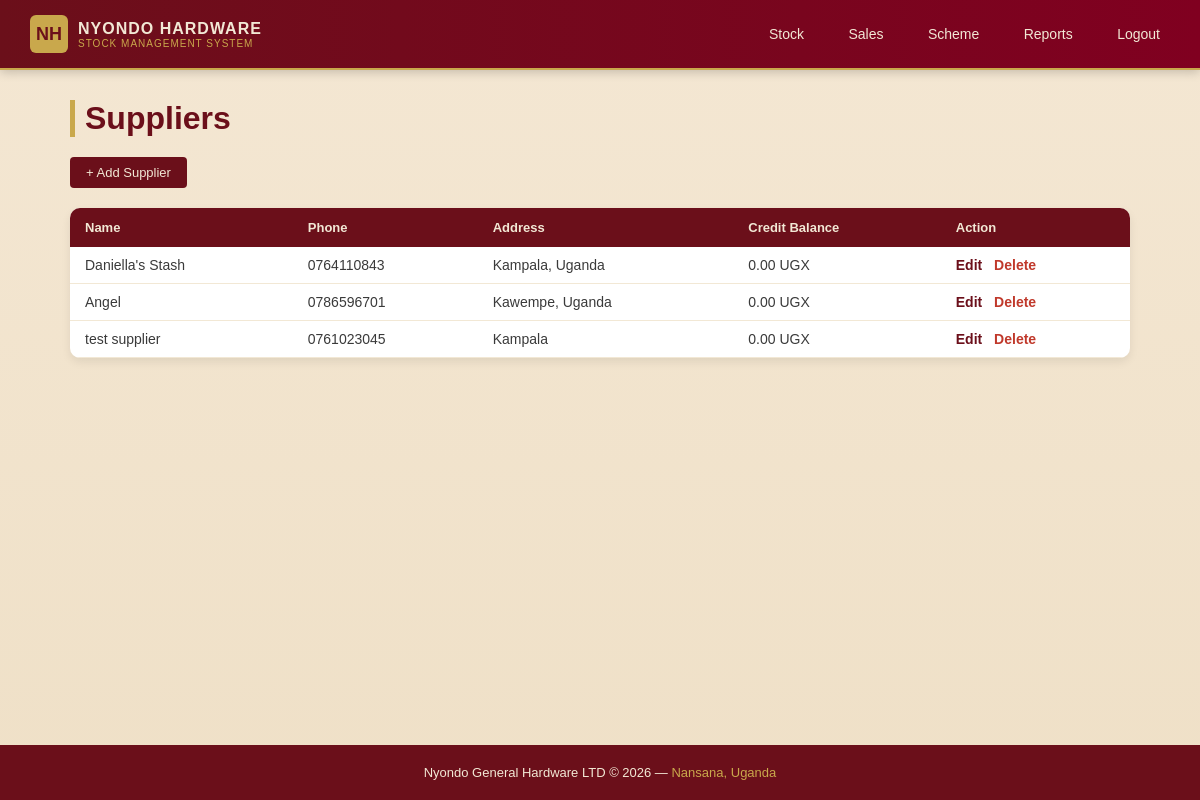
The app's page /stock/suppliers/ (signed in), older data.
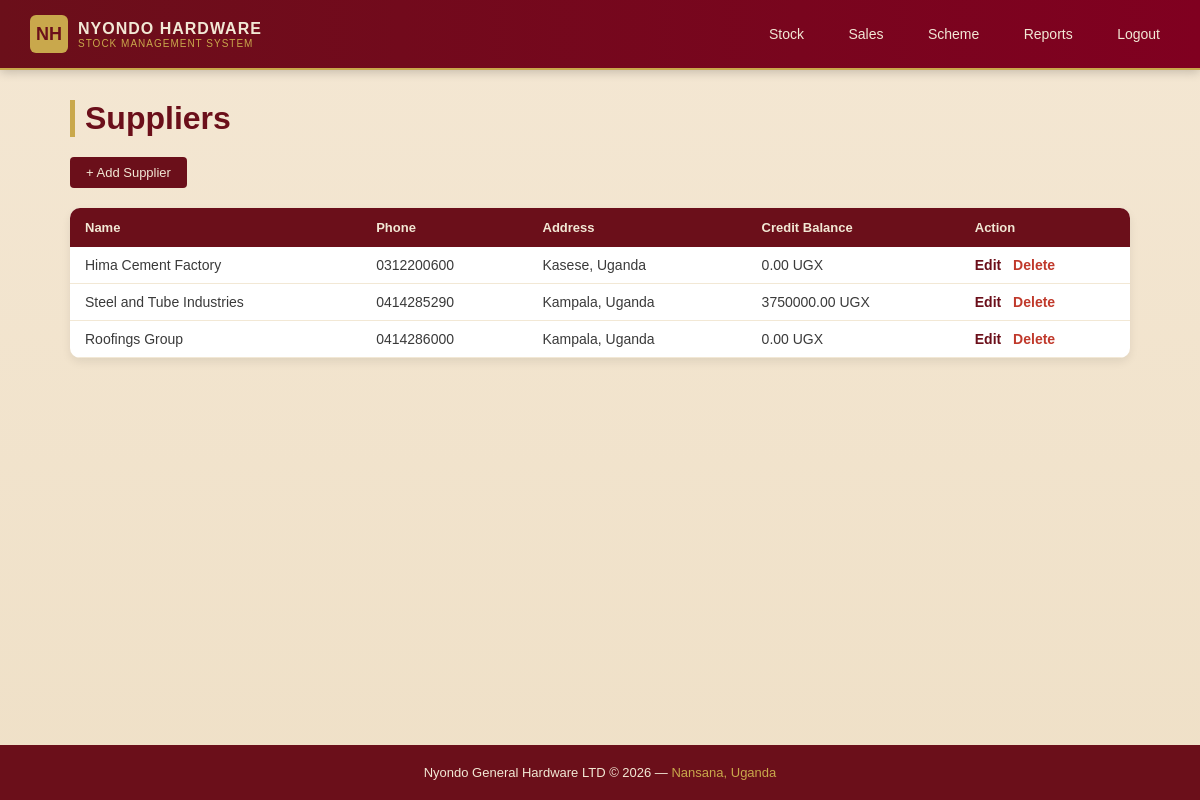
The same page, newer data.
### stock/models.py (models this page shows, shortened)
class Supplier(models.Model):
    name = models.CharField(max_length=200)
    phone = models.CharField(max_length=20)
    address = models.TextField(blank=True)
    credit_balance = models.DecimalField(max_digits=12, decimal_places=2, default=0)
    product_delivered = models.CharField(max_length=200, blank=True)
    due_date         = models.DateField(null=True, blank=True)
    created_at = models.DateTimeField(auto_now_add=True)

### accounts/decorators.py (the view, shortened to what this page needs)
        def wrapper(request, *args, **kwargs):
            if not request.user.is_authenticated:
                return redirect('/login/')
            if request.user.is_superuser:
                return view_func(request, *args, **kwargs)

### stock/views.py (called while the page is built)
@role_required('manager')
def supplier_list(request):
    suppliers = Supplier.objects.all()
    return render(request, 'stock/supplier_list.html', {'suppliers': suppliers})

### stock/templates/stock/supplier_list.html (shortened to what this page needs)
{% extends 'base.html' %}
{% block content %}
    <h1>Suppliers</h1>
    <div class="action-bar">
        <a href="{% url 'supplier_add' %}">+ Add Supplier</a>
    </div>
    <table>
        <thead>
            <tr>
                <th>Name</th>
                <th>Phone</th>
                <th>Address</th>
                <th>Credit Balance</th>
                <th>Action</th>
            </tr>
        </thead>
        <tbody>
            {% for supplier in suppliers %}
            <tr>
                <td>{{ supplier.name }}</td>
                <td>{{ supplier.phone }}</td>
                <td>{{ supplier.address }}</td>
                <td>{{ supplier.credit_balance }} UGX</td>
                <td>
                    <a class="action-edit" href="{% url 'supplier_edit' supplier.pk %}">Edit</a>
                    <a class="action-delete" href="{% url 'supplier_delete' supplier.pk %}">Delete</a>
                </td>
            </tr>
            {% empty %}
            <tr>
                <td colspan="5">No suppliers yet.</td>
            </tr>
            {% endfor %}
        </tbody>
    </table>
{% endblock %}

### templates/base.html (shortened to what this page needs)
<!doctype html>
<html lang="en">
  <head>
<link rel="stylesheet" href="https://cdn.jsdelivr.net/npm/bootstrap-icons@1.11.0/font/bootstrap-icons.css">
</head>
  <body>
    {% if request.user.is_authenticated %}
    <nav class="navbar">
      <a
        href="
{% if request.user.is_superuser %}
    {% url 'stock_dashboard' %}
{% elif request.user.profile.role == 'manager' %}
    {% url 'stock_dashboard' %}
{% elif request.user.profile.role == 'attendant' %}
    {% url 'sales_dashboard' %}
{% elif request.user.profile.role == 'accounts' %}
    {% url 'reports_dashboard' %}
{% endif %}
"
        class="logo"
      >
        <div class="logo-icon">NH</div>
        <div class="logo-text">
          <span class="logo-name">NYONDO HARDWARE</span>
          <span class="logo-tagline">STOCK MANAGEMENT SYSTEM</span>
        </div>
      </a>
      <div class="nav-links">
        {% if request.user.is_superuser %}
        <a href="{% url 'stock_dashboard' %}">Stock</a>
        <a href="{% url 'sale_list' %}">Sales</a>
        <a href="{% url 'scheme_customer_list' %}">Scheme</a>
        <a href="{% url 'reports_dashboard' %}">Reports</a>
        {% elif request.user.profile.role == 'manager' %}
        <a href="{% url 'stock_dashboard' %}">Stock</a>
        {% elif request.user.profile.role == 'attendant' %}
        <a href="{% url 'sale_list' %}">Sales</a>
        <a href="{% url 'stock_dashboard' %}">Check Stock</a>
        {% elif request.user.profile.role == 'accounts' %}
        <a href="{% url 'scheme_customer_list' %}">Scheme</a>
        <a href="{% url 'reports_dashboard' %}">Reports</a>
        {% endif %}
        <a href="{% url 'logout' %}">Logout</a>
      </div>
    </nav>
    {% endif %}
    <div class="container">{% block content %} {% endblock %}</div>
    <footer class="footer">
      <p>
        Nyondo General Hardware LTD &copy; 2026 — <span>Nansana, Uganda</span>
      </p>
    </footer>
  </body>
</html>

### templates/base.html (style rules this page uses)
* { margin: 0; padding: 0; box-sizing: border-box; }
body { font-family: Arial, sans-serif; background: linear-gradient(to bottom, #f4e7d3, #efe0c7); color: #6b0f1a; min-height: 100vh; display: flex; flex-direction: column; }
.navbar { background: linear-gradient(to right, #6b0f1a, #800020); box-shadow: 0 2px 10px rgba(0, 0, 0, 0.2); border-bottom: 2px solid #c9a84c; padding: 15px 30px; display: flex; justify-content: space-between; align-items: center; }
.logo { display: flex; align-items: center; gap: 10px; text-decoration: none; }
.logo-icon { width: 38px; height: 38px; background-color: #c9a84c; color: #6b0f1a; font-size: 18px; font-weight: bold; display: flex; align-items: center; justify-content: center; border-radius: 6px; }
.logo-text { display: flex; flex-direction: column; }
.logo-name { color: #f2e8d5; font-size: 16px; font-weight: bold; letter-spacing: 1px; }
.logo-tagline { color: #c9a84c; font-size: 10px; letter-spacing: 1px; }
.nav-links a { color: #f2e8d5; text-decoration: none; margin-left: 20px; font-size: 14px; padding: 6px 10px; border-radius: 4px; }
.container { max-width: 1100px; margin: 30px auto; padding: 0 20px; flex: 1; width: 100%; }
h1 { color: #6b0f1a; margin-bottom: 20px; border-left: 5px solid #c9a84c; padding-left: 10px; }
table { width: 100%; border-collapse: collapse; background-color: #fff; margin-top: 10px; border-radius: 10px; overflow: hidden; box-shadow: 0 4px 10px rgba(0,0,0,0.08); }
table th { background-color: #6b0f1a; color: #f2e8d5; padding: 12px 15px; text-align: left; font-size: 13px; }
table td { padding: 10px 15px; border-bottom: 1px solid #f2e8d5; font-size: 14px; color: #3a3a3a; }
a { color: #6b0f1a; text-decoration: none; }
.action-edit { color: #6b0f1a; font-weight: bold; margin-right: 8px; }
.action-delete { color: #c0392b; font-weight: bold; }
.action-bar { display: flex; gap: 10px; margin-bottom: 20px; flex-wrap: wrap; }
.action-bar a { background-color: #6b0f1a; color: #f2e8d5; padding: 8px 16px; border-radius: 4px; font-size: 13px; transition: 0.3s ease; display: inline-block; }
.footer { text-align: center; padding: 20px; margin-top: 100px; background-color: #6b0f1a; color: #f2e8d5; font-size: 13px; }
.footer span { color: #c9a84c; }

Row changes from the older to the newer data that the page shows:
removed Supplier: name "Daniella's Stash", phone "0764110843", address "Kampala, Uganda", credit_balance "0.00"
removed Supplier: name "Angel", phone "0786596701", address "Kawempe, Uganda", credit_balance "0.00"
removed Supplier: name "test supplier", phone "0761023045", address "Kampala", credit_balance "0.00"
added Supplier: name "Hima Cement Factory", phone "0312200600", address "Kasese, Uganda", credit_balance "0.00"
added Supplier: name "Steel and Tube Industries", phone "0414285290", address "Kampala, Uganda", credit_balance "3750000.00"
added Supplier: name "Roofings Group", phone "0414286000", address "Kampala, Uganda", credit_balance "0.00"
